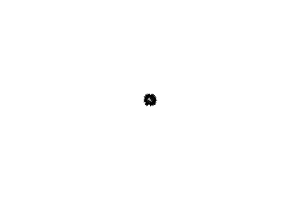
Frame 1 (no input)
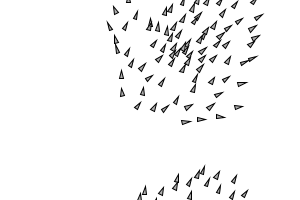
Frame 60 (the mouse pressed at the canvas centre just before this capture)
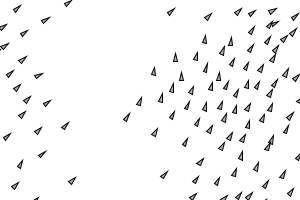
Frame 120 (the mouse held since frame 60 and released just before this capture)

The Processing sketch that drew these frames (run headless with seeded random() and noise(); from frame 60 on, the mouse is pressed at the canvas centre):

// Processing sketch: Flocking
// ── Flocking.pde
// Flocking
// Daniel Shiffman <http://www.shiffman.net>
// The Nature of Code, Spring 2009

// Demonstration of Craig Reynolds' "Flocking" behavior
// See: http://www.red3d.com/cwr/
// Rules: Cohesion, Separation, Alignment

// Click mouse to add boids into the system

Flock flock;

void setup() {
  size(300,200);
  flock = new Flock();
  // Add an initial set of boids into the system
  for (int i = 0; i < 100; i++) {
    Boid b = new Boid(width/2,height/2);
    flock.addBoid(b);
  }
  smooth();
}

void draw() {
  background(255);
  flock.run();
}

// Add a new boid into the System
void mousePressed() {
  flock.addBoid(new Boid(mouseX,mouseY));
}



// ── Boid.pde
// Flocking
// Daniel Shiffman <http://www.shiffman.net>
// The Nature of Code, Spring 2009

// Boid class
// Methods for Separation, Cohesion, Alignment added

class Boid {

  PVector location;
  PVector velocity;
  PVector acceleration;
  float r;
  float maxforce;    // Maximum steering force
  float maxspeed;    // Maximum speed

  Boid(float x, float y) {
    acceleration = new PVector(0,0);
    velocity = new PVector(random(-1,1),random(-1,1));
    location = new PVector(x,y);
    r = 2.0;
    maxspeed = 3;
    maxforce = 0.05;
  }

  void run(ArrayList<Boid> boids) {
    flock(boids);
    update();
    borders();
    render();
  }

  void applyForce(PVector force) {
    // We could add mass here if we want A = F / M
    acceleration.add(force);
  }

  // We accumulate a new acceleration each time based on three rules
  void flock(ArrayList<Boid> boids) {
    PVector sep = separate(boids);   // Separation
    PVector ali = align(boids);      // Alignment
    PVector coh = cohesion(boids);   // Cohesion
    // Arbitrarily weight these forces
    sep.mult(1.5);
    ali.mult(1.0);
    coh.mult(1.0);
    // Add the force vectors to acceleration
    applyForce(sep);
    applyForce(ali);
    applyForce(coh);
  }

  // Method to update location
  void update() {
    // Update velocity
    velocity.add(acceleration);
    // Limit speed
    velocity.limit(maxspeed);
    location.add(velocity);
    // Reset accelertion to 0 each cycle
    acceleration.mult(0);
  }

  // A method that calculates and applies a steering force towards a target
  // STEER = DESIRED MINUS VELOCITY
  PVector seek(PVector target) {
    PVector desired = PVector.sub(target,location);  // A vector pointing from the location to the target
    // Normalize desired and scale to maximum speed
    desired.normalize();
    desired.mult(maxspeed);
    // Steering = Desired minus Velocity
    PVector steer = PVector.sub(desired,velocity);
    steer.limit(maxforce);  // Limit to maximum steering force
    return steer;
  }
  
  void render() {
    // Draw a triangle rotated in the direction of velocity
    float theta = velocity.heading2D() + radians(90);
    fill(175);
    stroke(0);
    pushMatrix();
    translate(location.x,location.y);
    rotate(theta);
    beginShape(TRIANGLES);
    vertex(0, -r*2);
    vertex(-r, r*2);
    vertex(r, r*2);
    endShape();
    popMatrix();
  }

  // Wraparound
  void borders() {
    if (location.x < -r) location.x = width+r;
    if (location.y < -r) location.y = height+r;
    if (location.x > width+r) location.x = -r;
    if (location.y > height+r) location.y = -r;
  }

  // Separation
  // Method checks for nearby boids and steers away
  PVector separate (ArrayList<Boid> boids) {
    float desiredseparation = 25.0f;
    PVector steer = new PVector(0,0,0);
    int count = 0;
    // For every boid in the system, check if it's too close
    for (Boid other : boids) {
      float d = PVector.dist(location,other.location);
      // If the distance is greater than 0 and less than an arbitrary amount (0 when you are yourself)
      if ((d > 0) && (d < desiredseparation)) {
        // Calculate vector pointing away from neighbor
        PVector diff = PVector.sub(location,other.location);
        diff.normalize();
        diff.div(d);        // Weight by distance
        steer.add(diff);
        count++;            // Keep track of how many
      }
    }
    // Average -- divide by how many
    if (count > 0) {
      steer.div((float)count);
    }

    // As long as the vector is greater than 0
    if (steer.mag() > 0) {
      // Implement Reynolds: Steering = Desired - Velocity
      steer.normalize();
      steer.mult(maxspeed);
      steer.sub(velocity);
      steer.limit(maxforce);
    }
    return steer;
  }

  // Alignment
  // For every nearby boid in the system, calculate the average velocity
  PVector align (ArrayList<Boid> boids) {
    float neighbordist = 50;
    PVector sum = new PVector(0,0);
    int count = 0;
    for (Boid other : boids) {
      float d = PVector.dist(location,other.location);
      if ((d > 0) && (d < neighbordist)) {
        sum.add(other.velocity);
        count++;
      }
    }
    if (count > 0) {
      sum.div((float)count);
      sum.normalize();
      sum.mult(maxspeed);
      PVector steer = PVector.sub(sum,velocity);
      steer.limit(maxforce);
      return steer;
    } else {
      return new PVector(0,0);
    }
  }

  // Cohesion
  // For the average location (i.e. center) of all nearby boids, calculate steering vector towards that location
  PVector cohesion (ArrayList<Boid> boids) {
    float neighbordist = 50;
    PVector sum = new PVector(0,0);   // Start with empty vector to accumulate all locations
    int count = 0;
    for (Boid other : boids) {
      float d = PVector.dist(location,other.location);
      if ((d > 0) && (d < neighbordist)) {
        sum.add(other.location); // Add location
        count++;
      }
    }
    if (count > 0) {
      sum.div(count);
      return seek(sum);  // Steer towards the location
    } else {
      return new PVector(0,0);
    }
  }
}


// ── Flock.pde
// Flocking
// Daniel Shiffman <http://www.shiffman.net>
// The Nature of Code, Spring 2009

// Flock class
// Does very little, simply manages the ArrayList of all the boids

class Flock {
  ArrayList<Boid> boids; // An arraylist for all the boids

  Flock() {
    boids = new ArrayList<Boid>(); // Initialize the arraylist
  }

  void run() {
    for (Boid b : boids) {
      b.run(boids);  // Passing the entire list of boids to each boid individually
    }
  }

  void addBoid(Boid b) {
    boids.add(b);
  }

}
